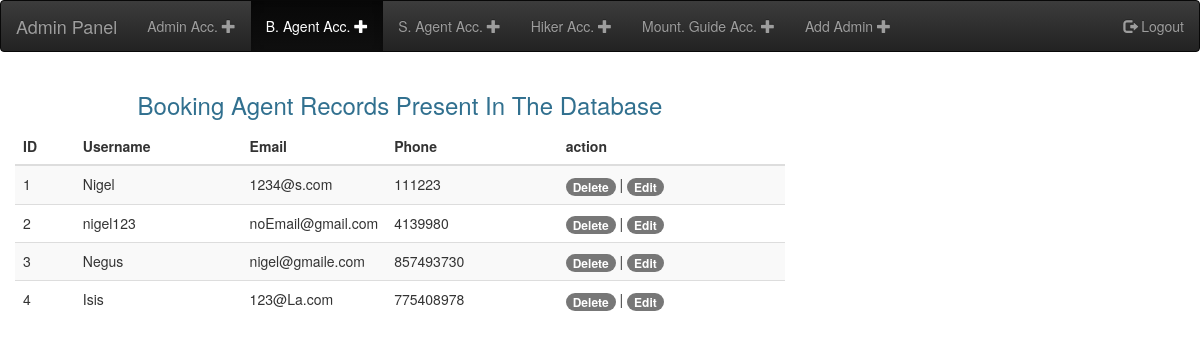
Screenshot of /admin/checkBagent.php with the database file from the repository.
### tables this page shows
CREATE TABLE `bagent_account` (
  `bAgent_ID` int(10) NOT NULL,
  `bAgent_name` varchar(100) NOT NULL,
  `bAgent_pword` varchar(100) NOT NULL,
  `bAgent_email` varchar(100) NOT NULL,
  `bAgent_cNum` varchar(100) NOT NULL,
  `agname` varchar(100) NOT NULL,
  `comname` varchar(100) NOT NULL,
  `cert_img` varchar(255) NOT NULL,
  `user_type` varchar(100) NOT NULL,
  `routeID` int(11) NOT NULL
);

### admin/checkBagent.php (the view, shortened to what this page needs)
<?php
  include('../admin/connection.php');
?>
<!DOCTYPE html>
<html lang="en">
<head>
  <link rel="stylesheet" type="text/css" href="../assets/css/bootstrap.min.css">
  <link rel="stylesheet" type="text/css" href="../assets/css/bootstrap-theme.min.css">
  <link href="../assets/css/simple-sidebar.css" rel="stylesheet">
  <link href="../assets/css/dataTables.bootstrap.min.css" rel="stylesheet">
  <link rel="stylesheet" type="text/css" href="https://cdn.datatables.net/v/bs4/dt-1.10.18/datatables.min.css" />
</head>
<body>
<nav class="navbar navbar-inverse">
	<div class="container-fluid">
		<a class="navbar-brand" href="#">Admin Panel</a>
		<ul class="nav navbar-nav">
			<li class=""><a href="checkAdmin.php">Admin Acc.
			<span class="glyphicon glyphicon-plus" aria-hidden="true"></span>
			</a></li>
      <li class="active"><a href="checkBagent.php">B. Agent Acc.
			<span class="glyphicon glyphicon-plus" aria-hidden="true"></span>
			</a></li>
      <li class=""><a href="checkSagent.php">S. Agent Acc.
			<span class="glyphicon glyphicon-plus" aria-hidden="true"></span>
			</a></li>
      <li class=""><a href="checkHiker.php">Hiker Acc.
			<span class="glyphicon glyphicon-plus" aria-hidden="true"></span>
			</a></li>
      <li class=""><a href="checkMguide.php">Mount. Guide Acc.
			<span class="glyphicon glyphicon-plus" aria-hidden="true"></span>
			</a></li>
      <li class=""><a href="register_Admin.php">Add Admin
			<span class="glyphicon glyphicon-plus" aria-hidden="true"></span>
			</a></li>
		</ul>
		<ul class="nav navbar-nav navbar-right">
	      <li><a href="../admin/logout.php"><span class="glyphicon glyphicon-log-out"></span> Logout</a></li>
	    </ul>
	</div>
</nav>
    <div class="col-md-8">
        <?php
          $query = 'SELECT * FROM bagent_account';
          $stmt = $con->prepare($query);
          $stmt->execute();
          $result = $stmt->get_result();
        ?>
        <h3 class="text-center text-info">Booking Agent Records Present In The Database</h3>
        <table class="table table-striped" id="data-table" style="width:100%">
          <thead>
            <tr>
              <th>ID</th>
              <th>Username</th>
              <th>Email</th>
              <th>Phone</th>
              <th>action</th>
            </tr>
          </thead>
          <tbody>
            <?php while ($row = $result->fetch_assoc()) { ?>
            <tr>
              <td><?= $row['bAgent_ID']; ?></td>
              <td><?= $row['bAgent_name']; ?></td>
              <td style="width:3px"><?= $row['bAgent_email']; ?></td>
              <td><?= $row['bAgent_cNum']; ?></td>
              <td>
                <a href="deleteAdmin/editDeleteBagent.php?delete=<?= $row['bAgent_ID']; ?>" class="badge bg-danger p-2" onclick="return confirm('Do you want delete this record?');">Delete</a> |
                <a href="editUser.php?edit=<?= $row['bAgent_ID']; ?>" class="badge bg-success p-2">Edit</a>
              </td>
            </tr>
            <?php } ?>
          </tbody>
        </table>
      </div>
</body>
</html>

### assets/css/simple-sidebar.css (style rules this page uses)
body { overflow-x: hidden; }

### rows the page displays
bagent_account: bAgent_ID "1", bAgent_name "Nigel", bAgent_email "1234@s.com", bAgent_cNum "111223"
bagent_account: bAgent_ID "2", bAgent_name "nigel123", bAgent_email "noEmail@gmail.com", bAgent_cNum "4139980"
bagent_account: bAgent_ID "3", bAgent_name "Negus", bAgent_email "nigel@gmaile.com", bAgent_cNum "857493730"
bagent_account: bAgent_ID "4", bAgent_name "Isis", bAgent_email "123@La.com", bAgent_cNum "775408978"
